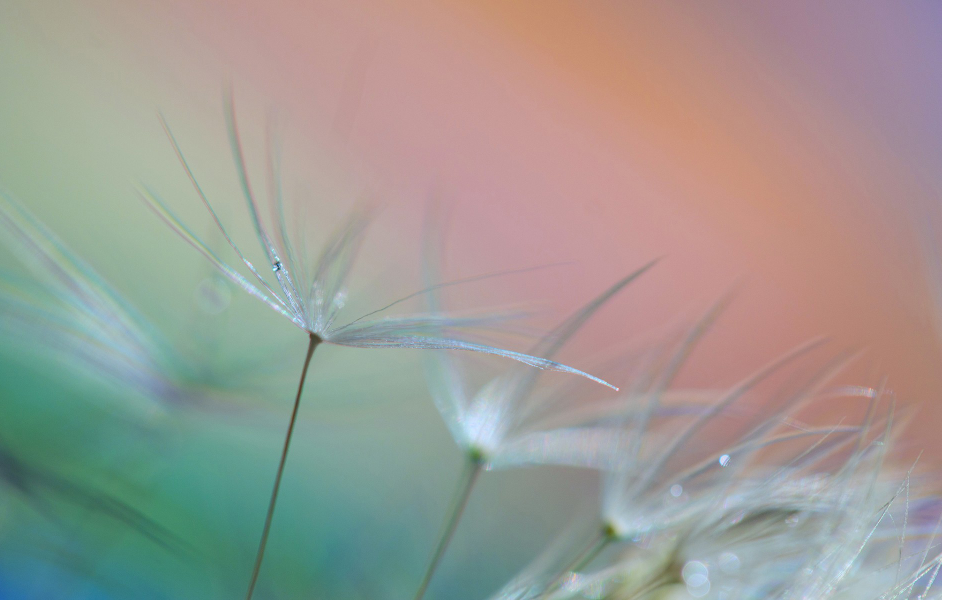
#> input picture opencv/imagePy/images/image8.jpg, 1920 x 1200 px (shown at 1/2 size)
$ python blend.py
#> lines starting #> are read from the running program, lines starting #| are printed output that depends on the picture; after the words box and inside, x2 and y2 are one past the last pixel; in counts of white or black regions, pixels touching at a corner belong together
### opencv/imagePy/smooth.py
#!/usr/bin/python

import cv2
import numpy as np

def smoothAverage(img,row=3,col=3):
    return cv2.blur(img,(row,col))

def smoothGaussian(img,row=3,col=3):
    return cv2.GaussianBlur(img,(row,col),0)

def smoothMedian(img,size=3):
    return cv2.medianBlur(img,size)

def smoothBilateral(img,d=6,color=75,colorSpace=75):
    return cv2.bilateralFilter(img,d,color,colorSpace)

### opencv/imagePy/blend.py

import numpy as np
import cv2

def nothing(x):
    pass

#make sure img2.width < img1.width and img2.height < img1.height
img1 = cv2.imread('images/image8.jpg')
#> img1 is the input picture: shape (1200, 1920, 3); mean B, G, R 149.4, 155.7, 158.5
img2 = cv2.imread('images/image11.jpg')
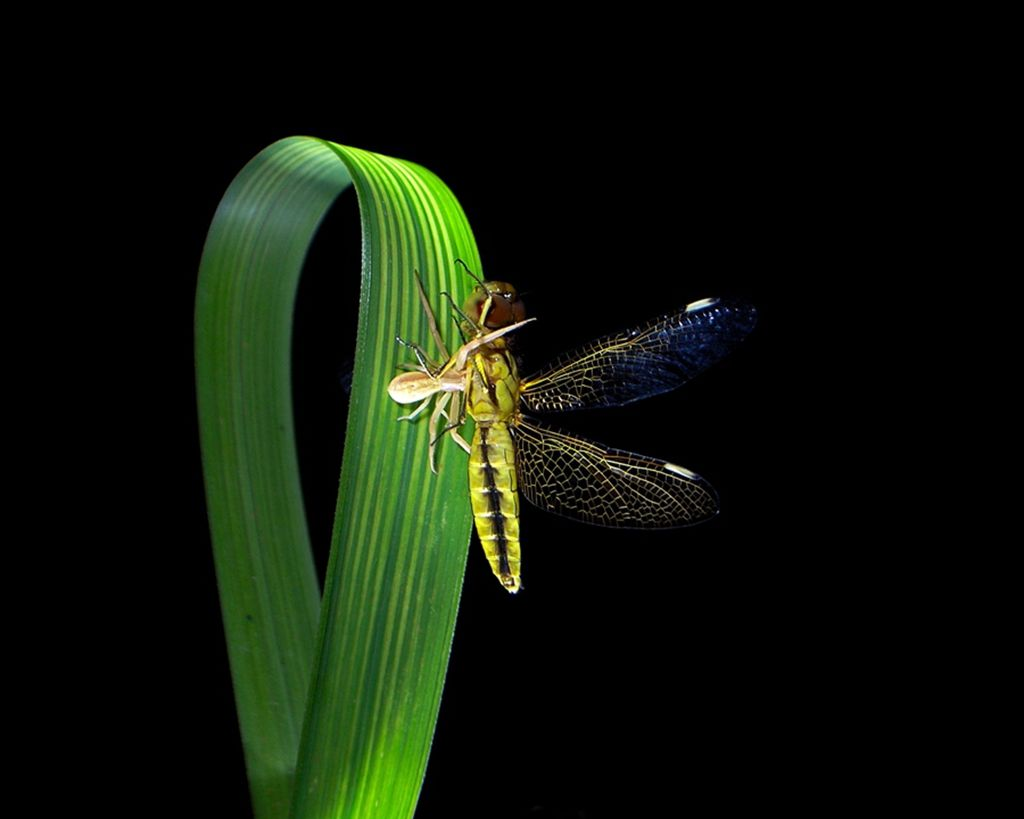
#> input picture opencv/imagePy/images/image11.jpg, 1024 x 819 px
#> img2 is the input picture: shape (819, 1024, 3); mean B, G, R 9.1, 22.5, 14.6

cv2.imshow('image5O',img1)
cv2.imshow('image10O', img2)

cv2.waitKey(0)
cv2.destroyAllWindows();


w1,h1,c1 = img1.shape;
#> w1 = 1200; h1 = 1920; c1 = 3
w2,h2,c2 = img2.shape;
#> w2 = 819; h2 = 1024; c2 = 3
print (w1,h1,c1)
#| 1200 1920 3
print (w2,h2,c2)
#| 819 1024 3

roi = img1[0:w2,0:h2]
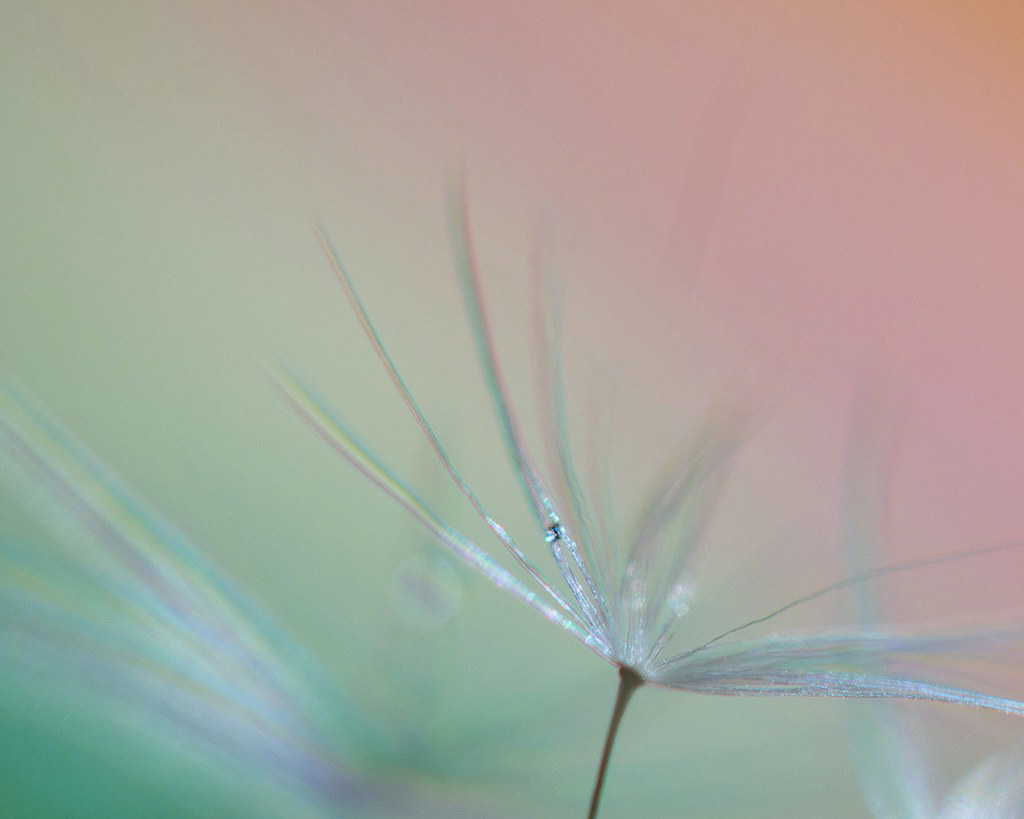
#> roi: shape (819, 1024, 3); mean B, G, R 157.4, 166.8, 166.2
# Now create a mask of logo and create its inverse mask also
img2gray = cv2.cvtColor(img2,cv2.COLOR_BGR2GRAY)
print (img2gray.shape)
#| (819, 1024)
cv2.imshow('imagwGray',img2gray)
cv2.waitKey(0)
cv2.destroyAllWindows();
ret, mask = cv2.threshold(img2gray, 10,255, cv2.THRESH_BINARY)
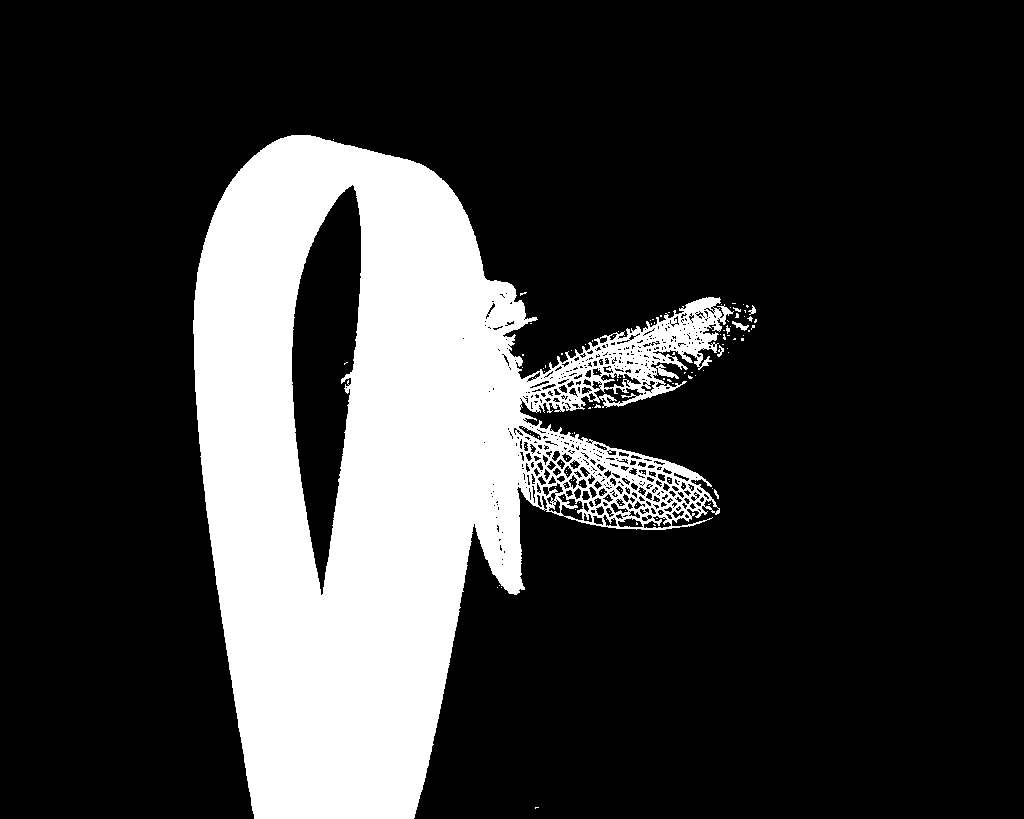
#> mask: shape (819, 1024); 21.2% white; 129 white regions (122 under 20 px), largest, box (x1, y1, x2, y2) and area: (193, 135, 734, 819) 177171, (732, 321, 749, 331) 68, (717, 345, 724, 357) 37
mask_inv = cv2.bitwise_not(mask)

# Now black-out the area of logo in ROI
img1_bg = cv2.bitwise_and(roi,roi,mask = mask_inv)
# Take only region of logo from logo image.
img2_fg = cv2.bitwise_and(img2,img2,mask = mask)
cv2.imshow('imag2bg',img1_bg)
cv2.imshow('imag2fg',img2_fg)
cv2.waitKey(0)
cv2.destroyAllWindows();

# Put logo in ROI and modify the main image
dst = cv2.add(img1_bg,img2_fg)
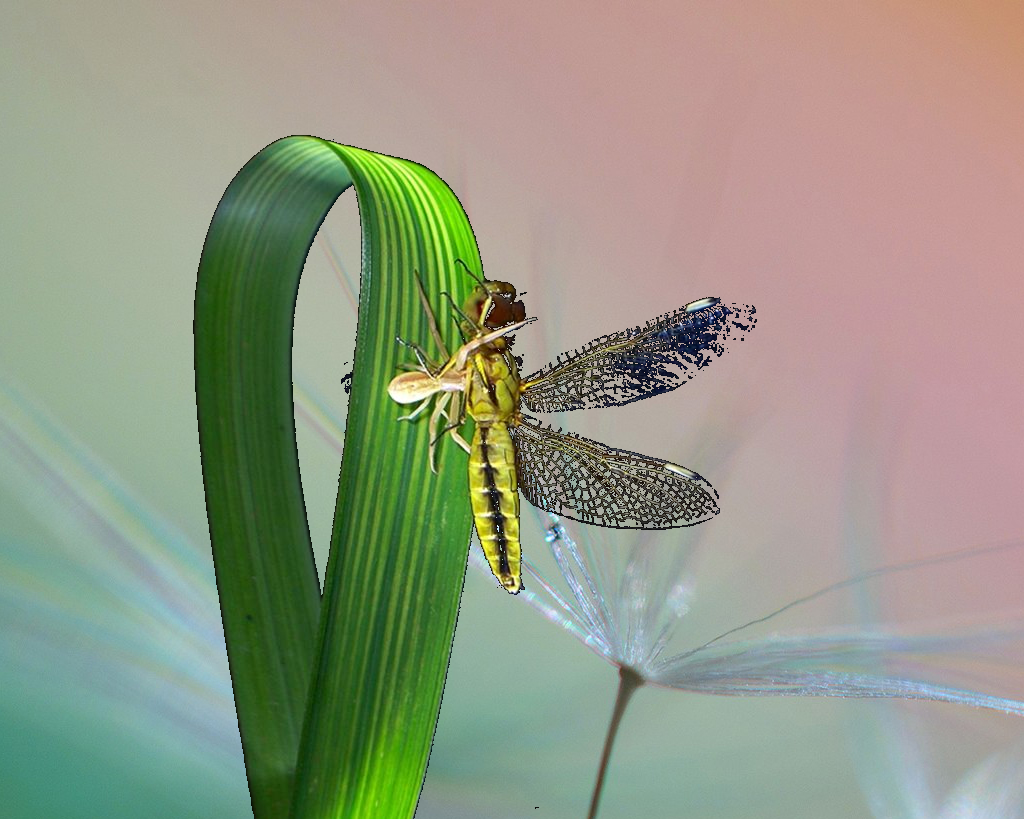
#> dst: shape (819, 1024, 3); mean B, G, R 132.2, 152.1, 146.9
img1[0:w2, 0:h2] = dst
cv2.namedWindow('image',cv2.WINDOW_NORMAL)
cv2.imshow('image',img1)

import smooth
dst1 = smooth.smoothAverage(img1)
dst2 = smooth.smoothGaussian(img1)
dst3 = smooth.smoothMedian(img1)
dst4 = smooth.smoothBilateral(img1)

from matplotlib import pyplot as plt

plt.subplot(231),plt.imshow(img1),plt.title('Original')
plt.xticks([]), plt.yticks([])
plt.subplot(232),plt.imshow(dst1),plt.title('Average')
plt.xticks([]), plt.yticks([])
plt.subplot(233),plt.imshow(dst2),plt.title('Gaussian')
plt.xticks([]), plt.yticks([])
plt.subplot(234),plt.imshow(dst3),plt.title('Median')
plt.xticks([]), plt.yticks([])
plt.subplot(235),plt.imshow(dst4),plt.title('Bilateral')
plt.xticks([]), plt.yticks([])
plt.show()
#> figure, not shown here; B, G, R data is drawn as R, G, B

cv2.imshow('image1',dst1[0:w2+50,0:h2+50])
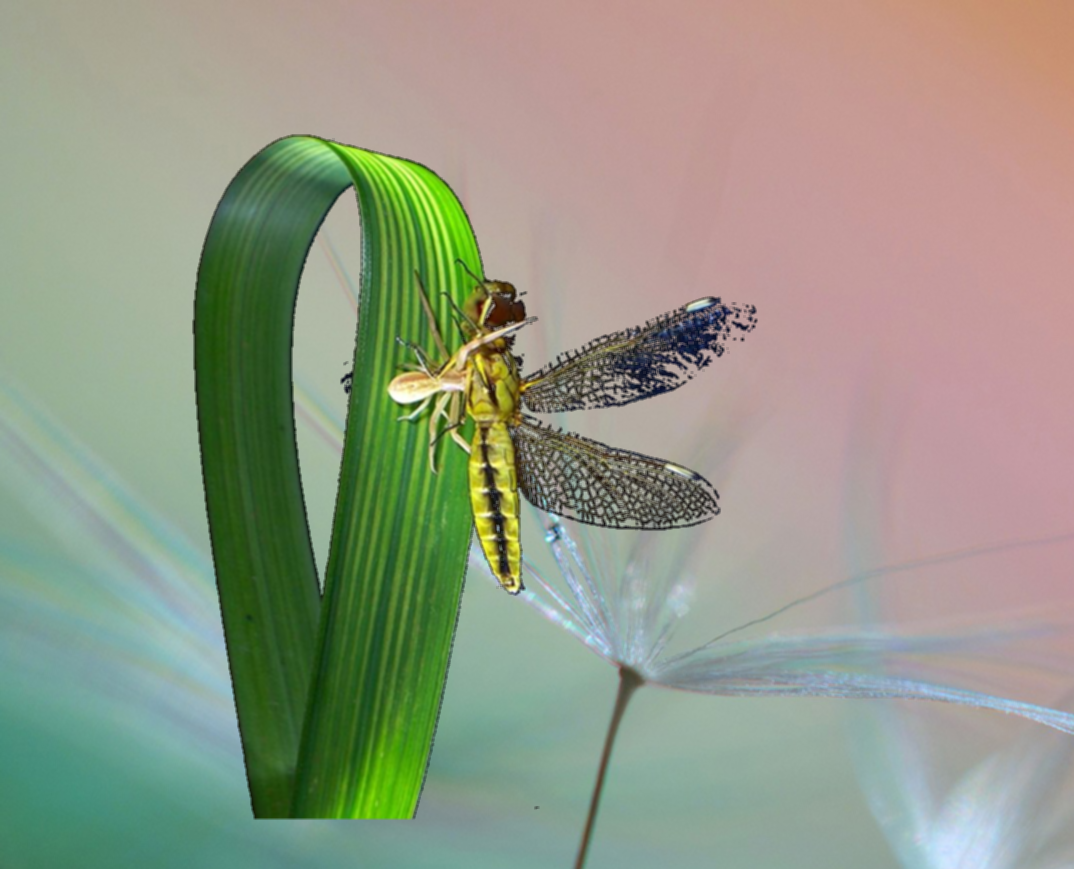
#> window 'image1': shape (869, 1074, 3); mean B, G, R 133.9, 152.6, 147.3
cv2.imshow('image2',dst2[0:w2+50,0:h2+50])
cv2.imshow('image3',dst3[0:w2+50,0:h2+50])
cv2.imshow('image4',dst4[0:w2+50,0:h2+50])

cv2.waitKey(0)
cv2.destroyAllWindows()
